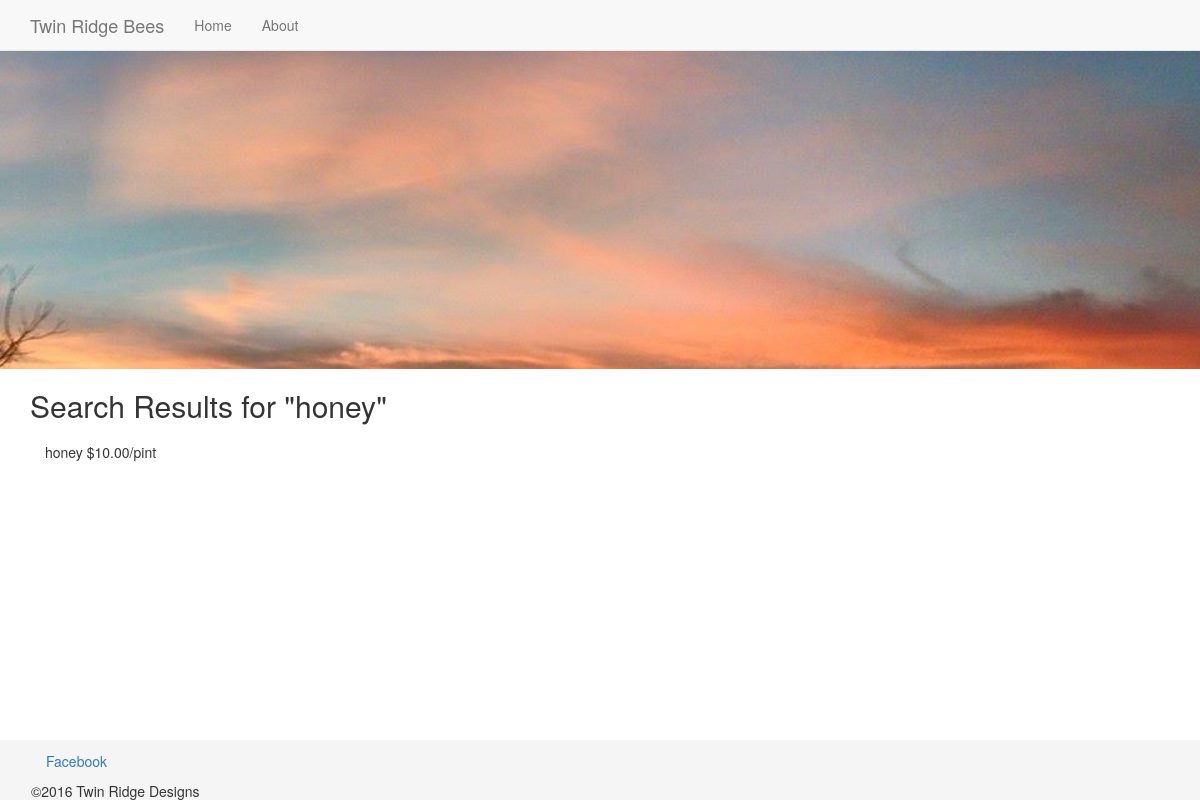
/products.php?s=honey, run on the app's committed database.
### tables this page shows
CREATE TABLE `Products` (
  `id` int(11) NOT NULL,
  `name` varchar(50) NOT NULL,
  `unit` varchar(11) NOT NULL,
  `price` decimal(10,2) NOT NULL
);

### inc/functions.php (the view)
<?php
function get_catalog_count($category = null,$search = null) {
    $category = strtolower($category);
    include("connection.php");
    try {
        $sql = "SELECT COUNT(id) FROM Products";
        if (!empty($search)) {
          $result = $db->prepare(
            $sql
            . " WHERE name LIKE ?"
          );
          $result->bindValue(1,'%'.$search.'%',PDO::PARAM_STR);
        } else if (!empty($category)) {
          $result = $db->prepare(
            $sql
            . " WHERE LOWER(name) = ?"
          );
          $result->bindParam(1,$category,PDO::PARAM_STR);
        } else {
          $result = $db->prepare($sql);
        }
        $result->execute();
    } catch (Exception $e) {
      echo "bad query";
    }
  $count = $result->fetchColumn(0);
  return $count;
}
function all_products_array() {
	include("connection.php");
		try {
		$results = $db->query("SELECT name, price, unit FROM Products;");
	} catch (Exception $e) {
		echo "Data could not be retrieved from the database.";
		exit;
	}
	$products = $results->fetchAll();
	return $products;
}
function get_item_html($item) {
    $output = "<li class='list-group-item'>"
        . $item["name"] . " $"
        . $item["price"] . "/"
        . $item["unit"] . "</li>";
    return $output;
}
function search_catalog_array($search, $limit = null, $offset = 0) {
    include("connection.php");
    try {
       $sql = "SELECT name, price, unit
         FROM Products
         WHERE name LIKE ?";
       if (is_integer($limit)) {
          $results = $db->prepare($sql . " LIMIT ? OFFSET ?");
         $results->bindValue(1,"%".$search."%",PDO::PARAM_STR);
          $results->bindParam(2,$limit,PDO::PARAM_INT);
          $results->bindParam(3,$offset,PDO::PARAM_INT);
       } else {
         $results = $db->prepare($sql);
         $results->bindValue(1,"%".$search."%",PDO::PARAM_STR);
       }
       $results->execute();
    } catch (Exception $e) {
       echo "Unable to retrieve results";
			var_dump($e);
       exit;
    }
    $product = $results->fetchAll();
    return $product;
}

### products.php (shortened to what this page needs)
<?php
include ("inc/functions.php");
$products = all_products_array();
$pageTitle = "TRB Products";
$section = null;
$search = null;
$items_per_page = 8;
if (isset($_GET["s"])) {
  $search = filter_input(INPUT_GET,"s",FILTER_SANITIZE_STRING);
}
$total_items = get_catalog_count($section,$search);
$offset = 0;
if (!empty($search)) {
  $product = search_catalog_array($search,$items_per_page,$offset);
} else if (empty($section)) {
  $product = all_products_array($items_per_page,$offset);
} else {
  $product = category_catalog_array($section,$items_per_page,$offset);
}
include ("inc/header.php");
?>
<div class="section catalog page">
	<div class="container">
		<h2><?php
        if ($search != null) {
          echo "Search Results for \"".htmlspecialchars($search)."\"";
        } else {
          if ($section != null) {
            echo "<a href='products.php'>All Products</a> &gt; ";
          }
          echo $pageTitle;
        }
        ?></h2>
        <?php
        if ($total_items < 1) {
          echo "<p>Sorry but we don't currently offer ($search)</p>";
          echo "<p>Search Again or "
            . "<a href=\"products.php\">Browse All Products</a></p>";
        } else {
          echo $pagination; ?>
        <ul class="items list-group">
            <?php
            foreach ($product as $item) {
                echo get_item_html($item);
            }
            ?>
        </ul>
		<?php echo $pagination;
        } ?>
	</div>
</div>
<?php include("inc/footer.php"); ?>

### CSS/main.css (style rules this page uses)
html { position: relative; min-height: 100%; }
body { margin-bottom: 60px; }
.list-group-item { border: none; }

### data on the page
products: name "honey", price "10.00", unit "pint"

### other printed values
$search "honey"
